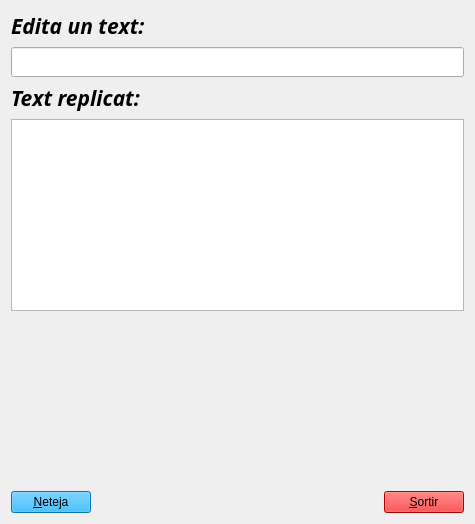
<?xml version="1.0" encoding="UTF-8"?>
<ui version="4.0">
 <class>MyForm</class>
 <widget class="QWidget" name="MyForm">
  <property name="geometry">
   <rect>
    <x>0</x>
    <y>0</y>
    <width>475</width>
    <height>524</height>
   </rect>
  </property>
  <property name="windowTitle">
   <string>Form</string>
  </property>
  <layout class="QVBoxLayout" name="verticalLayout_4">
   <item>
    <layout class="QVBoxLayout" name="verticalLayout_3">
     <item>
      <widget class="QLabel" name="label">
       <property name="sizePolicy">
        <sizepolicy hsizetype="Fixed" vsizetype="Fixed">
         <horstretch>0</horstretch>
         <verstretch>0</verstretch>
        </sizepolicy>
       </property>
       <property name="minimumSize">
        <size>
         <width>100</width>
         <height>20</height>
        </size>
       </property>
       <property name="font">
        <font>
         <family>PlayfairDisplay-Bold</family>
         <pointsize>16</pointsize>
         <weight>75</weight>
         <italic>true</italic>
         <bold>true</bold>
         <underline>false</underline>
         <strikeout>false</strikeout>
         <kerning>true</kerning>
        </font>
       </property>
       <property name="text">
        <string>Edita un text:</string>
       </property>
      </widget>
     </item>
     <item>
      <widget class="QLineEdit" name="lineEdit">
       <property name="sizePolicy">
        <sizepolicy hsizetype="Expanding" vsizetype="Fixed">
         <horstretch>0</horstretch>
         <verstretch>0</verstretch>
        </sizepolicy>
       </property>
       <property name="minimumSize">
        <size>
         <width>300</width>
         <height>30</height>
        </size>
       </property>
      </widget>
     </item>
     <item>
      <widget class="QLabel" name="label_2">
       <property name="sizePolicy">
        <sizepolicy hsizetype="Fixed" vsizetype="Fixed">
         <horstretch>0</horstretch>
         <verstretch>0</verstretch>
        </sizepolicy>
       </property>
       <property name="minimumSize">
        <size>
         <width>100</width>
         <height>20</height>
        </size>
       </property>
       <property name="font">
        <font>
         <family>PlayfairDisplay-Bold</family>
         <pointsize>16</pointsize>
         <weight>75</weight>
         <italic>true</italic>
         <bold>true</bold>
         <underline>false</underline>
         <strikeout>false</strikeout>
         <kerning>true</kerning>
        </font>
       </property>
       <property name="text">
        <string>Text replicat:</string>
       </property>
      </widget>
     </item>
     <item>
      <widget class="QTextBrowser" name="textBrowser">
       <property name="sizePolicy">
        <sizepolicy hsizetype="Expanding" vsizetype="Expanding">
         <horstretch>0</horstretch>
         <verstretch>0</verstretch>
        </sizepolicy>
       </property>
       <property name="minimumSize">
        <size>
         <width>50</width>
         <height>30</height>
        </size>
       </property>
      </widget>
     </item>
    </layout>
   </item>
   <item>
    <layout class="QHBoxLayout" name="horizontalLayout_2">
     <item>
      <layout class="QVBoxLayout" name="verticalLayout_2">
       <item>
        <spacer name="verticalSpacer">
         <property name="orientation">
          <enum>Qt::Vertical</enum>
         </property>
         <property name="sizeHint" stdset="0">
          <size>
           <width>20</width>
           <height>40</height>
          </size>
         </property>
        </spacer>
       </item>
       <item>
        <widget class="QPushButton" name="pushButton_2">
         <property name="styleSheet">
          <string notr="true">background-color: rgb(0, 170, 255);</string>
         </property>
         <property name="text">
          <string>&amp;Neteja</string>
         </property>
        </widget>
       </item>
      </layout>
     </item>
     <item>
      <layout class="QHBoxLayout" name="horizontalLayout">
       <item>
        <spacer name="horizontalSpacer_2">
         <property name="orientation">
          <enum>Qt::Horizontal</enum>
         </property>
         <property name="sizeHint" stdset="0">
          <size>
           <width>40</width>
           <height>20</height>
          </size>
         </property>
        </spacer>
       </item>
       <item>
        <layout class="QVBoxLayout" name="verticalLayout">
         <item>
          <spacer name="verticalSpacer_2">
           <property name="orientation">
            <enum>Qt::Vertical</enum>
           </property>
           <property name="sizeHint" stdset="0">
            <size>
             <width>20</width>
             <height>40</height>
            </size>
           </property>
          </spacer>
         </item>
         <item>
          <widget class="QPushButton" name="pushButton">
           <property name="styleSheet">
            <string notr="true">background-color: rgb(255, 0, 0);</string>
           </property>
           <property name="text">
            <string>&amp;Sortir</string>
           </property>
          </widget>
         </item>
        </layout>
       </item>
      </layout>
     </item>
    </layout>
   </item>
  </layout>
 </widget>
 <resources/>
 <connections>
  <connection>
   <sender>pushButton</sender>
   <signal>clicked()</signal>
   <receiver>MyForm</receiver>
   <slot>close()</slot>
   <hints>
    <hint type="sourcelabel">
     <x>416</x>
     <y>495</y>
    </hint>
    <hint type="destinationlabel">
     <x>321</x>
     <y>379</y>
    </hint>
   </hints>
  </connection>
  <connection>
   <sender>lineEdit</sender>
   <signal>textChanged(QString)</signal>
   <receiver>textBrowser</receiver>
   <slot>setText(QString)</slot>
   <hints>
    <hint type="sourcelabel">
     <x>176</x>
     <y>64</y>
    </hint>
    <hint type="destinationlabel">
     <x>172</x>
     <y>128</y>
    </hint>
   </hints>
  </connection>
  <connection>
   <sender>pushButton_2</sender>
   <signal>clicked()</signal>
   <receiver>lineEdit</receiver>
   <slot>clear()</slot>
   <hints>
    <hint type="sourcelabel">
     <x>74</x>
     <y>498</y>
    </hint>
    <hint type="destinationlabel">
     <x>143</x>
     <y>56</y>
    </hint>
   </hints>
  </connection>
 </connections>
</ui>
